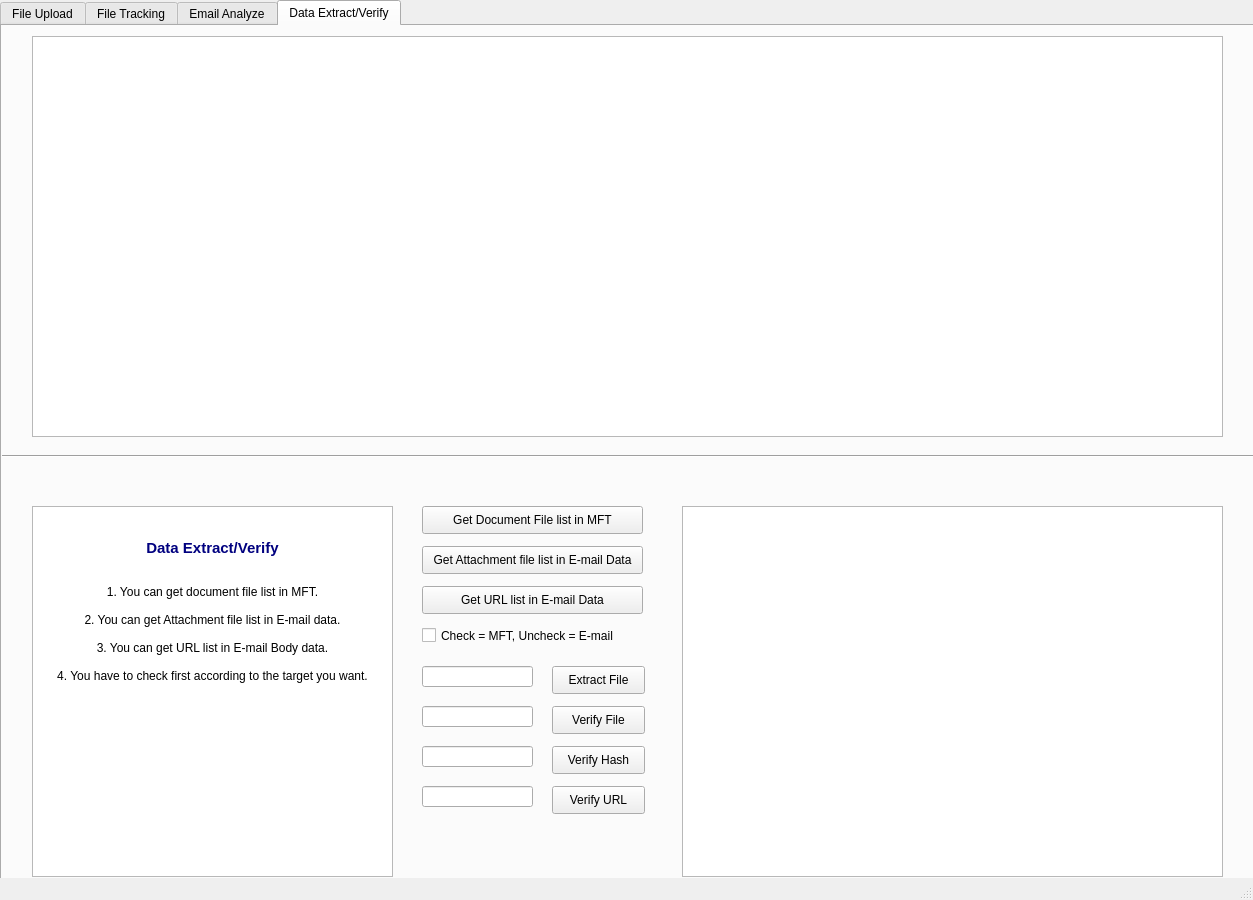
<?xml version="1.0" encoding="UTF-8"?>
<ui version="4.0">
 <class>MainWindow</class>
 <widget class="QMainWindow" name="MainWindow">
  <property name="geometry">
   <rect>
    <x>0</x>
    <y>0</y>
    <width>1253</width>
    <height>900</height>
   </rect>
  </property>
  <property name="windowTitle">
   <string>MICAS_v1.0</string>
  </property>
  <widget class="QWidget" name="centralwidget">
   <widget class="QTabWidget" name="MainTab">
    <property name="geometry">
     <rect>
      <x>0</x>
      <y>0</y>
      <width>1261</width>
      <height>901</height>
     </rect>
    </property>
    <property name="currentIndex">
     <number>3</number>
    </property>
    <property name="usesScrollButtons">
     <bool>false</bool>
    </property>
    <widget class="QWidget" name="File_UploadTab">
     <attribute name="title">
      <string>File Upload</string>
     </attribute>
     <widget class="QPushButton" name="Fileopen_Button">
      <property name="geometry">
       <rect>
        <x>10</x>
        <y>60</y>
        <width>93</width>
        <height>28</height>
       </rect>
      </property>
      <property name="text">
       <string>File Open</string>
      </property>
     </widget>
     <widget class="QTextBrowser" name="Fileroute_browser">
      <property name="geometry">
       <rect>
        <x>110</x>
        <y>60</y>
        <width>401</width>
        <height>231</height>
       </rect>
      </property>
     </widget>
     <widget class="QPushButton" name="Fileupload_Button">
      <property name="geometry">
       <rect>
        <x>10</x>
        <y>120</y>
        <width>93</width>
        <height>28</height>
       </rect>
      </property>
      <property name="text">
       <string>File Upload</string>
      </property>
     </widget>
     <widget class="QPushButton" name="MakeCaseButton">
      <property name="geometry">
       <rect>
        <x>10</x>
        <y>30</y>
        <width>93</width>
        <height>28</height>
       </rect>
      </property>
      <property name="text">
       <string>Make Case</string>
      </property>
     </widget>
     <widget class="QLineEdit" name="InputCasename">
      <property name="geometry">
       <rect>
        <x>110</x>
        <y>30</y>
        <width>401</width>
        <height>21</height>
       </rect>
      </property>
     </widget>
     <widget class="QTabWidget" name="SleuthkitTab">
      <property name="geometry">
       <rect>
        <x>0</x>
        <y>340</y>
        <width>1261</width>
        <height>531</height>
       </rect>
      </property>
      <property name="currentIndex">
       <number>0</number>
      </property>
      <property name="tabsClosable">
       <bool>true</bool>
      </property>
      <widget class="QWidget" name="tab">
       <attribute name="title">
        <string>File</string>
       </attribute>
      </widget>
     </widget>
     <widget class="QPushButton" name="ClearButton">
      <property name="geometry">
       <rect>
        <x>10</x>
        <y>90</y>
        <width>93</width>
        <height>28</height>
       </rect>
      </property>
      <property name="text">
       <string>Filelist Clear</string>
      </property>
     </widget>
     <widget class="QPushButton" name="DeleteCase">
      <property name="geometry">
       <rect>
        <x>10</x>
        <y>260</y>
        <width>93</width>
        <height>28</height>
       </rect>
      </property>
      <property name="text">
       <string>Delete Case</string>
      </property>
     </widget>
     <widget class="QTextBrowser" name="textBrowser">
      <property name="geometry">
       <rect>
        <x>570</x>
        <y>30</y>
        <width>601</width>
        <height>261</height>
       </rect>
      </property>
      <property name="html">
       <string>&lt;!DOCTYPE HTML PUBLIC &quot;-//W3C//DTD HTML 4.0//EN&quot; &quot;http://www.w3.org/TR/REC-html40/strict.dtd&quot;&gt;
&lt;html&gt;&lt;head&gt;&lt;meta name=&quot;qrichtext&quot; content=&quot;1&quot; /&gt;&lt;style type=&quot;text/css&quot;&gt;
p, li { white-space: pre-wrap; }
&lt;/style&gt;&lt;/head&gt;&lt;body style=&quot; font-family:'Gulim'; font-size:9pt; font-weight:400; font-style:normal;&quot;&gt;
&lt;p align=&quot;right&quot; style=&quot; margin-top:12px; margin-bottom:12px; margin-left:0px; margin-right:0px; -qt-block-indent:0; text-indent:0px;&quot;&gt;&lt;img src=&quot;MICAS.png&quot; style=&quot;float: right;&quot; /&gt;&lt;/p&gt;
&lt;p align=&quot;right&quot; style=&quot; margin-top:0px; margin-bottom:0px; margin-left:0px; margin-right:0px; -qt-block-indent:0; text-indent:0px;&quot;&gt;&lt;span style=&quot; font-size:8pt; font-weight:600;&quot;&gt;Multiple Image Correlation Analyze System     &lt;/span&gt;&lt;/p&gt;
&lt;p align=&quot;center&quot; style=&quot;-qt-paragraph-type:empty; margin-top:0px; margin-bottom:0px; margin-left:0px; margin-right:0px; -qt-block-indent:0; text-indent:0px;&quot;&gt;&lt;br /&gt;&lt;/p&gt;
&lt;p align=&quot;center&quot; style=&quot;-qt-paragraph-type:empty; margin-top:0px; margin-bottom:0px; margin-left:0px; margin-right:0px; -qt-block-indent:0; text-indent:0px;&quot;&gt;&lt;br /&gt;&lt;/p&gt;
&lt;p align=&quot;center&quot; style=&quot; margin-top:0px; margin-bottom:0px; margin-left:0px; margin-right:0px; -qt-block-indent:0; text-indent:0px;&quot;&gt;&lt;span style=&quot; font-size:12pt; font-weight:600; color:#0000ff;&quot;&gt;MICAS&lt;/span&gt;&lt;span style=&quot; font-size:12pt; color:#0000ff;&quot;&gt; v1.0 Manual&lt;/span&gt;&lt;/p&gt;
&lt;p align=&quot;center&quot; style=&quot;-qt-paragraph-type:empty; margin-top:0px; margin-bottom:0px; margin-left:0px; margin-right:0px; -qt-block-indent:0; text-indent:0px;&quot;&gt;&lt;br /&gt;&lt;/p&gt;
&lt;p align=&quot;center&quot; style=&quot; margin-top:0px; margin-bottom:0px; margin-left:0px; margin-right:0px; -qt-block-indent:0; text-indent:0px;&quot;&gt;1.&lt;span style=&quot; font-size:12pt;&quot;&gt; &lt;/span&gt;Input Case Name and Make Case.&lt;/p&gt;
&lt;p align=&quot;center&quot; style=&quot;-qt-paragraph-type:empty; margin-top:0px; margin-bottom:0px; margin-left:0px; margin-right:0px; -qt-block-indent:0; text-indent:0px;&quot;&gt;&lt;br /&gt;&lt;/p&gt;
&lt;p align=&quot;center&quot; style=&quot; margin-top:0px; margin-bottom:0px; margin-left:0px; margin-right:0px; -qt-block-indent:0; text-indent:0px;&quot;&gt;2. Select upload files.&lt;/p&gt;
&lt;p align=&quot;center&quot; style=&quot;-qt-paragraph-type:empty; margin-top:0px; margin-bottom:0px; margin-left:0px; margin-right:0px; -qt-block-indent:0; text-indent:0px;&quot;&gt;&lt;br /&gt;&lt;/p&gt;
&lt;p align=&quot;center&quot; style=&quot; margin-top:0px; margin-bottom:0px; margin-left:0px; margin-right:0px; -qt-block-indent:0; text-indent:0px;&quot;&gt;3. Upload file and wait for message.&lt;/p&gt;
&lt;p align=&quot;center&quot; style=&quot;-qt-paragraph-type:empty; margin-top:0px; margin-bottom:0px; margin-left:0px; margin-right:0px; -qt-block-indent:0; text-indent:0px;&quot;&gt;&lt;br /&gt;&lt;/p&gt;
&lt;p align=&quot;center&quot; style=&quot; margin-top:0px; margin-bottom:0px; margin-left:0px; margin-right:0px; -qt-block-indent:0; text-indent:0px;&quot;&gt;4. After uploading the file, you can proceed with the analysis.&lt;/p&gt;
&lt;p align=&quot;center&quot; style=&quot;-qt-paragraph-type:empty; margin-top:0px; margin-bottom:0px; margin-left:0px; margin-right:0px; -qt-block-indent:0; text-indent:0px;&quot;&gt;&lt;br /&gt;&lt;/p&gt;
&lt;p align=&quot;center&quot; style=&quot; margin-top:0px; margin-bottom:0px; margin-left:0px; margin-right:0px; -qt-block-indent:0; text-indent:0px;&quot;&gt;5. If you want delete case, close all tab first and click &amp;quot;Delete Case&amp;quot;&lt;/p&gt;
&lt;p align=&quot;center&quot; style=&quot;-qt-paragraph-type:empty; margin-top:0px; margin-bottom:0px; margin-left:0px; margin-right:0px; -qt-block-indent:0; text-indent:0px;&quot;&gt;&lt;br /&gt;&lt;/p&gt;
&lt;p align=&quot;center&quot; style=&quot; margin-top:0px; margin-bottom:0px; margin-left:0px; margin-right:0px; -qt-block-indent:0; text-indent:0px;&quot;&gt;6. Don't close new tab.&lt;/p&gt;&lt;/body&gt;&lt;/html&gt;</string>
      </property>
     </widget>
     <widget class="Line" name="line">
      <property name="geometry">
       <rect>
        <x>-10</x>
        <y>320</y>
        <width>1261</width>
        <height>20</height>
       </rect>
      </property>
      <property name="orientation">
       <enum>Qt::Horizontal</enum>
      </property>
     </widget>
    </widget>
    <widget class="QWidget" name="File_TrackingTab">
     <attribute name="title">
      <string>File Tracking</string>
     </attribute>
    </widget>
    <widget class="QWidget" name="Email_AnalyzeTab">
     <attribute name="title">
      <string>Email Analyze</string>
     </attribute>
    </widget>
    <widget class="QWidget" name="Data_ExtractVerifyTab">
     <attribute name="title">
      <string>Data Extract/Verify</string>
     </attribute>
     <widget class="QTextBrowser" name="Viewer_FileDB">
      <property name="geometry">
       <rect>
        <x>30</x>
        <y>10</y>
        <width>1191</width>
        <height>401</height>
       </rect>
      </property>
      <property name="horizontalScrollBarPolicy">
       <enum>Qt::ScrollBarAsNeeded</enum>
      </property>
      <property name="sizeAdjustPolicy">
       <enum>QAbstractScrollArea::AdjustIgnored</enum>
      </property>
      <property name="readOnly">
       <bool>true</bool>
      </property>
     </widget>
     <widget class="QTextBrowser" name="Viewer_VerifyResult">
      <property name="geometry">
       <rect>
        <x>680</x>
        <y>480</y>
        <width>541</width>
        <height>371</height>
       </rect>
      </property>
     </widget>
     <widget class="Line" name="line_2">
      <property name="geometry">
       <rect>
        <x>-10</x>
        <y>420</y>
        <width>1271</width>
        <height>20</height>
       </rect>
      </property>
      <property name="orientation">
       <enum>Qt::Horizontal</enum>
      </property>
     </widget>
     <widget class="QLineEdit" name="Line_VerifyFile">
      <property name="geometry">
       <rect>
        <x>420</x>
        <y>680</y>
        <width>111</width>
        <height>21</height>
       </rect>
      </property>
      <property name="autoFillBackground">
       <bool>false</bool>
      </property>
      <property name="frame">
       <bool>true</bool>
      </property>
      <property name="clearButtonEnabled">
       <bool>false</bool>
      </property>
     </widget>
     <widget class="QPushButton" name="pushButton">
      <property name="geometry">
       <rect>
        <x>550</x>
        <y>680</y>
        <width>93</width>
        <height>28</height>
       </rect>
      </property>
      <property name="autoFillBackground">
       <bool>false</bool>
      </property>
      <property name="text">
       <string>Verify File</string>
      </property>
     </widget>
     <widget class="QLineEdit" name="Line_Extractfile">
      <property name="geometry">
       <rect>
        <x>420</x>
        <y>640</y>
        <width>111</width>
        <height>21</height>
       </rect>
      </property>
     </widget>
     <widget class="QPushButton" name="pushButton_2">
      <property name="geometry">
       <rect>
        <x>550</x>
        <y>640</y>
        <width>93</width>
        <height>28</height>
       </rect>
      </property>
      <property name="text">
       <string>Extract File</string>
      </property>
     </widget>
     <widget class="QPushButton" name="Button_GetDocument">
      <property name="geometry">
       <rect>
        <x>420</x>
        <y>480</y>
        <width>221</width>
        <height>28</height>
       </rect>
      </property>
      <property name="text">
       <string>Get Document File list in MFT</string>
      </property>
     </widget>
     <widget class="QLineEdit" name="Line_VerifyHash">
      <property name="geometry">
       <rect>
        <x>420</x>
        <y>720</y>
        <width>111</width>
        <height>21</height>
       </rect>
      </property>
     </widget>
     <widget class="QLineEdit" name="Line_VerifyURL">
      <property name="geometry">
       <rect>
        <x>420</x>
        <y>760</y>
        <width>111</width>
        <height>21</height>
       </rect>
      </property>
     </widget>
     <widget class="QPushButton" name="pushButton_4">
      <property name="geometry">
       <rect>
        <x>550</x>
        <y>720</y>
        <width>93</width>
        <height>28</height>
       </rect>
      </property>
      <property name="text">
       <string>Verify Hash</string>
      </property>
     </widget>
     <widget class="QPushButton" name="pushButton_5">
      <property name="geometry">
       <rect>
        <x>550</x>
        <y>760</y>
        <width>93</width>
        <height>28</height>
       </rect>
      </property>
      <property name="text">
       <string>Verify URL</string>
      </property>
     </widget>
     <widget class="QPushButton" name="Button_GetURL">
      <property name="geometry">
       <rect>
        <x>420</x>
        <y>560</y>
        <width>221</width>
        <height>28</height>
       </rect>
      </property>
      <property name="text">
       <string>Get URL list in E-mail Data</string>
      </property>
      <property name="checkable">
       <bool>false</bool>
      </property>
      <property name="checked">
       <bool>false</bool>
      </property>
     </widget>
     <widget class="QPushButton" name="Button_GetAttachfile">
      <property name="geometry">
       <rect>
        <x>420</x>
        <y>520</y>
        <width>221</width>
        <height>28</height>
       </rect>
      </property>
      <property name="text">
       <string>Get Attachment file list in E-mail Data</string>
      </property>
     </widget>
     <widget class="QTextBrowser" name="Manual_DataExtractVerify">
      <property name="geometry">
       <rect>
        <x>30</x>
        <y>480</y>
        <width>361</width>
        <height>371</height>
       </rect>
      </property>
      <property name="html">
       <string>&lt;!DOCTYPE HTML PUBLIC &quot;-//W3C//DTD HTML 4.0//EN&quot; &quot;http://www.w3.org/TR/REC-html40/strict.dtd&quot;&gt;
&lt;html&gt;&lt;head&gt;&lt;meta name=&quot;qrichtext&quot; content=&quot;1&quot; /&gt;&lt;style type=&quot;text/css&quot;&gt;
p, li { white-space: pre-wrap; }
&lt;/style&gt;&lt;/head&gt;&lt;body style=&quot; font-family:'Gulim'; font-size:9pt; font-weight:400; font-style:normal;&quot;&gt;
&lt;p align=&quot;center&quot; style=&quot;-qt-paragraph-type:empty; margin-top:0px; margin-bottom:0px; margin-left:0px; margin-right:0px; -qt-block-indent:0; text-indent:0px;&quot;&gt;&lt;br /&gt;&lt;/p&gt;
&lt;p align=&quot;center&quot; style=&quot;-qt-paragraph-type:empty; margin-top:0px; margin-bottom:0px; margin-left:0px; margin-right:0px; -qt-block-indent:0; text-indent:0px;&quot;&gt;&lt;br /&gt;&lt;/p&gt;
&lt;p align=&quot;center&quot; style=&quot; margin-top:0px; margin-bottom:0px; margin-left:0px; margin-right:0px; -qt-block-indent:0; text-indent:0px;&quot;&gt;&lt;span style=&quot; font-size:11pt; font-weight:600; color:#00007f;&quot;&gt;Data Extract/Verify&lt;/span&gt;&lt;/p&gt;
&lt;p align=&quot;center&quot; style=&quot;-qt-paragraph-type:empty; margin-top:0px; margin-bottom:0px; margin-left:0px; margin-right:0px; -qt-block-indent:0; text-indent:0px;&quot;&gt;&lt;br /&gt;&lt;/p&gt;
&lt;p align=&quot;center&quot; style=&quot;-qt-paragraph-type:empty; margin-top:0px; margin-bottom:0px; margin-left:0px; margin-right:0px; -qt-block-indent:0; text-indent:0px;&quot;&gt;&lt;br /&gt;&lt;/p&gt;
&lt;p align=&quot;center&quot; style=&quot; margin-top:0px; margin-bottom:0px; margin-left:0px; margin-right:0px; -qt-block-indent:0; text-indent:0px;&quot;&gt;1. You can get document file list in MFT.&lt;/p&gt;
&lt;p align=&quot;center&quot; style=&quot;-qt-paragraph-type:empty; margin-top:0px; margin-bottom:0px; margin-left:0px; margin-right:0px; -qt-block-indent:0; text-indent:0px;&quot;&gt;&lt;br /&gt;&lt;/p&gt;
&lt;p align=&quot;center&quot; style=&quot; margin-top:0px; margin-bottom:0px; margin-left:0px; margin-right:0px; -qt-block-indent:0; text-indent:0px;&quot;&gt;2. You can get Attachment file list in E-mail data.&lt;/p&gt;
&lt;p align=&quot;center&quot; style=&quot;-qt-paragraph-type:empty; margin-top:0px; margin-bottom:0px; margin-left:0px; margin-right:0px; -qt-block-indent:0; text-indent:0px;&quot;&gt;&lt;br /&gt;&lt;/p&gt;
&lt;p align=&quot;center&quot; style=&quot; margin-top:0px; margin-bottom:0px; margin-left:0px; margin-right:0px; -qt-block-indent:0; text-indent:0px;&quot;&gt;3. You can get URL list in E-mail Body data.&lt;/p&gt;
&lt;p align=&quot;center&quot; style=&quot;-qt-paragraph-type:empty; margin-top:0px; margin-bottom:0px; margin-left:0px; margin-right:0px; -qt-block-indent:0; text-indent:0px;&quot;&gt;&lt;br /&gt;&lt;/p&gt;
&lt;p align=&quot;center&quot; style=&quot; margin-top:0px; margin-bottom:0px; margin-left:0px; margin-right:0px; -qt-block-indent:0; text-indent:0px;&quot;&gt;4. You have to check first according to the target you want.&lt;/p&gt;&lt;/body&gt;&lt;/html&gt;</string>
      </property>
     </widget>
     <widget class="QCheckBox" name="Checkbox_mftemail">
      <property name="geometry">
       <rect>
        <x>420</x>
        <y>600</y>
        <width>211</width>
        <height>19</height>
       </rect>
      </property>
      <property name="text">
       <string>Check = MFT, Uncheck = E-mail</string>
      </property>
     </widget>
    </widget>
   </widget>
  </widget>
  <widget class="QStatusBar" name="statusbar"/>
 </widget>
 <resources/>
 <connections/>
</ui>
